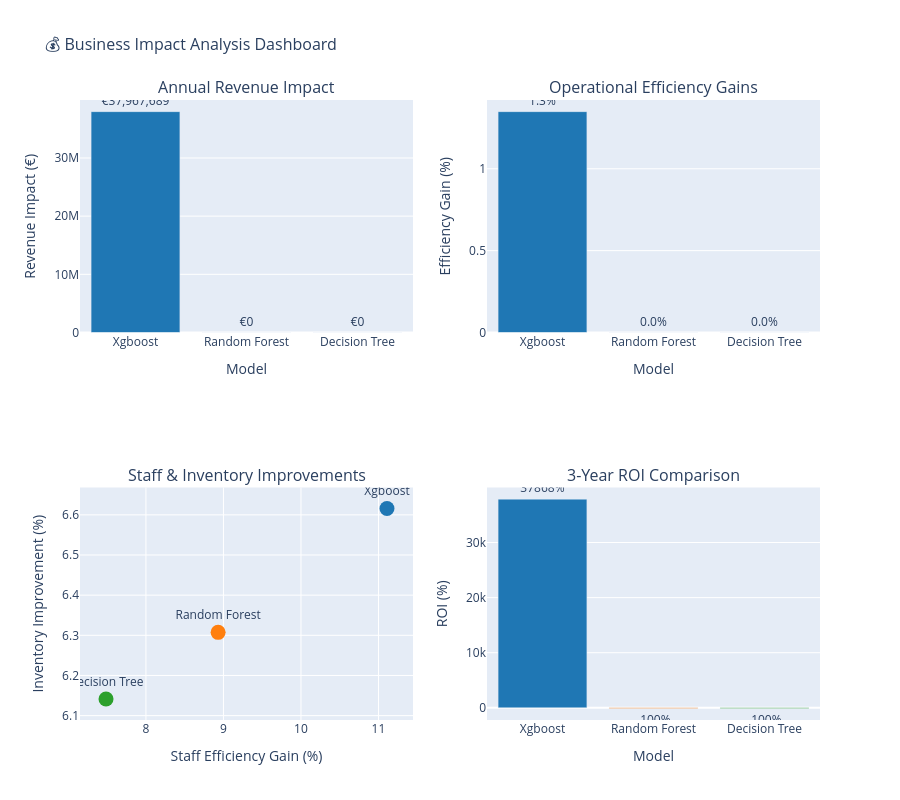

Write notebook code for a chart like this one.
### Code cell
# Business impact visualization
fig = make_subplots(
    rows=2, cols=2,
    subplot_titles=('Annual Revenue Impact', 'Operational Efficiency Gains', 
                   'Staff & Inventory Improvements', '3-Year ROI Comparison'),
    specs=[[{"secondary_y": False}, {"secondary_y": False}],
           [{"secondary_y": False}, {"secondary_y": False}]]
)

models = business_df['model'].tolist()
colors = ['#1f77b4', '#ff7f0e', '#2ca02c']

# Annual revenue impact
fig.add_trace(
    go.Bar(
        x=models,
        y=business_df['annual_revenue_impact'],
        name='Annual Revenue Impact (€)',
        marker_color=colors,
        text=[f'€{x:,.0f}' for x in business_df['annual_revenue_impact']],
        textposition='outside'
    ),
    row=1, col=1
)

# Efficiency gains
fig.add_trace(
    go.Bar(
        x=models,
        y=business_df['efficiency_gain'],
        name='Efficiency Gain (%)',
        marker_color=colors,
        text=[f'{x:.1f}%' for x in business_df['efficiency_gain']],
        textposition='outside'
    ),
    row=1, col=2
)

# Staff and inventory improvements
fig.add_trace(
    go.Scatter(
        x=business_df['staff_efficiency'],
        y=business_df['inventory_improvement'],
        mode='markers+text',
        text=models,
        textposition='top center',
        marker=dict(size=15, color=colors),
        name='Staff vs Inventory Efficiency'
    ),
    row=2, col=1
)

# ROI comparison (calculate here)
roi_values = []
for _, row in business_df.iterrows():
    annual_benefit = row['annual_revenue_impact']
    three_year_benefit = annual_benefit * 3
    total_cost = 150000 + (50000 * 3)  # implementation + 3yr maintenance
    roi = ((three_year_benefit - total_cost) / total_cost) * 100
    roi_values.append(roi)

fig.add_trace(
    go.Bar(
        x=models,
        y=roi_values,
        name='3-Year ROI (%)',
        marker_color=colors,
        text=[f'{x:.0f}%' for x in roi_values],
        textposition='outside'
    ),
    row=2, col=2
)

# Update layout
fig.update_layout(
    height=800,
    title_text="💰 Business Impact Analysis Dashboard",
    title_font_size=16,
    showlegend=False
)

# Update axes
fig.update_xaxes(title_text="Model", row=1, col=1)
fig.update_xaxes(title_text="Model", row=1, col=2)
fig.update_xaxes(title_text="Staff Efficiency Gain (%)", row=2, col=1)
fig.update_xaxes(title_text="Model", row=2, col=2)
fig.update_yaxes(title_text="Revenue Impact (€)", row=1, col=1)
fig.update_yaxes(title_text="Efficiency Gain (%)", row=1, col=2)
fig.update_yaxes(title_text="Inventory Improvement (%)", row=2, col=1)
fig.update_yaxes(title_text="ROI (%)", row=2, col=2)

fig.show()

### Figure 1 — Plotly figure (JSON) as saved in the notebook; plotly's stock layout.template omitted (floating-point values rounded to 4 significant figures)
{"data": [{"marker": {"color": ["#1f77b4", "#ff7f0e", "#2ca02c"]}, "name": "Annual Revenue Impact (€)", "text": ["€37,967,689", "€0", "€0"], "textposition": "outside", "type": "bar", "x": ["Xgboost", "Random Forest", "Decision Tree"], "xaxis": "x", "y": [37970000.0, 0.0, 0.0], "yaxis": "y"}, {"marker": {"color": ["#1f77b4", "#ff7f0e", "#2ca02c"]}, "name": "Efficiency Gain (%)", "text": ["1.3%", "0.0%", "0.0%"], "textposition": "outside", "type": "bar", "x": ["Xgboost", "Random Forest", "Decision Tree"], "xaxis": "x2", "y": [1.349, 0.0, 0.0], "yaxis": "y2"}, {"marker": {"color": ["#1f77b4", "#ff7f0e", "#2ca02c"], "size": 15}, "mode": "markers+text", "name": "Staff vs Inventory Efficiency", "text": ["Xgboost", "Random Forest", "Decision Tree"], "textposition": "top center", "type": "scatter", "x": [11.11, 8.931, 7.485], "xaxis": "x3", "y": [6.616, 6.307, 6.141], "yaxis": "y3"}, {"marker": {"color": ["#1f77b4", "#ff7f0e", "#2ca02c"]}, "name": "3-Year ROI (%)", "text": ["37868%", "-100%", "-100%"], "textposition": "outside", "type": "bar", "x": ["Xgboost", "Random Forest", "Decision Tree"], "xaxis": "x4", "y": [37870.0, -100, -100], "yaxis": "y4"}], "layout": {"annotations": [{"font": {"size": 16}, "showarrow": false, "text": "Annual Revenue Impact", "x": 0.225, "xanchor": "center", "xref": "paper", "y": 1, "yanchor": "bottom", "yref": "paper"}, {"font": {"size": 16}, "showarrow": false, "text": "Operational Efficiency Gains", "x": 0.775, "xanchor": "center", "xref": "paper", "y": 1, "yanchor": "bottom", "yref": "paper"}, {"font": {"size": 16}, "showarrow": false, "text": "Staff & Inventory Improvements", "x": 0.225, "xanchor": "center", "xref": "paper", "y": 0.375, "yanchor": "bottom", "yref": "paper"}, {"font": {"size": 16}, "showarrow": false, "text": "3-Year ROI Comparison", "x": 0.775, "xanchor": "center", "xref": "paper", "y": 0.375, "yanchor": "bottom", "yref": "paper"}], "height": 800, "showlegend": false, "title": {"font": {"size": 16}, "text": "💰 Business Impact Analysis Dashboard"}, "xaxis": {"anchor": "y", "domain": [0, 0.45], "title": {"text": "Model"}}, "xaxis2": {"anchor": "y2", "domain": [0.55, 1], "title": {"text": "Model"}}, "xaxis3": {"anchor": "y3", "domain": [0, 0.45], "title": {"text": "Staff Efficiency Gain (%)"}}, "xaxis4": {"anchor": "y4", "domain": [0.55, 1], "title": {"text": "Model"}}, "yaxis": {"anchor": "x", "domain": [0.625, 1], "title": {"text": "Revenue Impact (€)"}}, "yaxis2": {"anchor": "x2", "domain": [0.625, 1], "title": {"text": "Efficiency Gain (%)"}}, "yaxis3": {"anchor": "x3", "domain": [0, 0.375], "title": {"text": "Inventory Improvement (%)"}}, "yaxis4": {"anchor": "x4", "domain": [0, 0.375], "title": {"text": "ROI (%)"}}}}
